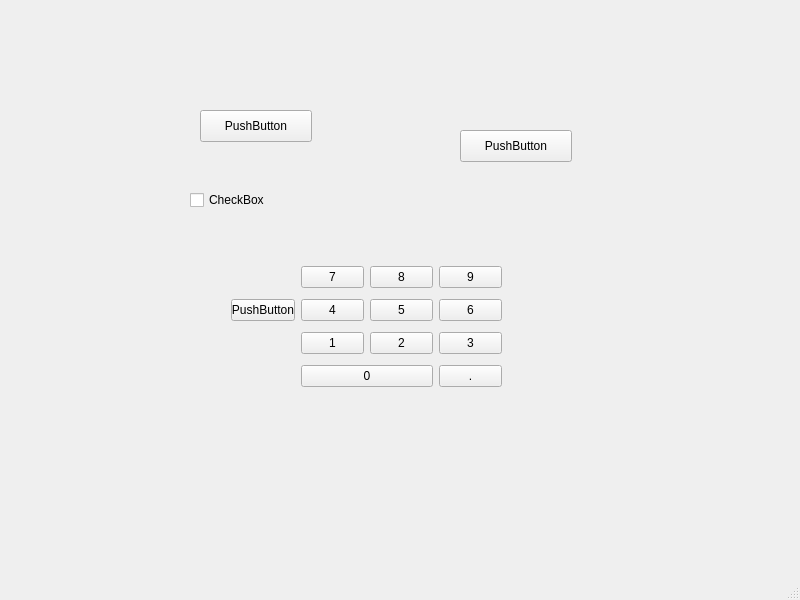
<?xml version="1.0" encoding="UTF-8"?>
<ui version="4.0">
    <class>MainWindow</class>
    <widget class="QMainWindow" name="MainWindow">
        <property name="geometry">
            <rect>
                <x>0</x>
                <y>0</y>
                <width>800</width>
                <height>600</height>
            </rect>
        </property>
        <property name="windowTitle">
            <string>MainWindow</string>
        </property>
        <widget class="QWidget" name="centralwidget">
            <widget class="QPushButton" name="pushButton_12">
                <property name="geometry">
                    <rect>
                        <x>200</x>
                        <y>110</y>
                        <width>112</width>
                        <height>32</height>
                    </rect>
                </property>
                <property name="text">
                    <string>PushButton</string>
                </property>
            </widget>
            <widget class="QWidget" name="layoutWidget">
                <property name="geometry">
                    <rect>
                        <x>231</x>
                        <y>261</y>
                        <width>271</width>
                        <height>134</height>
                    </rect>
                </property>
                <layout class="QGridLayout" name="gridLayout_2">
                    <item row="0" column="3">
                        <widget class="QPushButton" name="pushButton_3">
                            <property name="text">
                                <string>9</string>
                            </property>
                        </widget>
                    </item>
                    <item row="2" column="3">
                        <widget class="QPushButton" name="pushButton_9">
                            <property name="text">
                                <string>3</string>
                            </property>
                        </widget>
                    </item>
                    <item row="3" column="3">
                        <widget class="QPushButton" name="pushButton_11">
                            <property name="text">
                                <string>.</string>
                            </property>
                        </widget>
                    </item>
                    <item row="0" column="2">
                        <widget class="QPushButton" name="pushButton_2">
                            <property name="text">
                                <string>8</string>
                            </property>
                        </widget>
                    </item>
                    <item row="2" column="2">
                        <widget class="QPushButton" name="pushButton_8">
                            <property name="text">
                                <string>2</string>
                            </property>
                        </widget>
                    </item>
                    <item row="3" column="1" colspan="2">
                        <widget class="QPushButton" name="pushButton_10">
                            <property name="text">
                                <string>0</string>
                            </property>
                        </widget>
                    </item>
                    <item row="1" column="1">
                        <widget class="QPushButton" name="pushButton_4">
                            <property name="text">
                                <string>4</string>
                            </property>
                        </widget>
                    </item>
                    <item row="1" column="2">
                        <widget class="QPushButton" name="pushButton_5">
                            <property name="text">
                                <string>5</string>
                            </property>
                        </widget>
                    </item>
                    <item row="1" column="3">
                        <widget class="QPushButton" name="pushButton_6">
                            <property name="text">
                                <string>6</string>
                            </property>
                        </widget>
                    </item>
                    <item row="2" column="1">
                        <widget class="QPushButton" name="pushButton_7">
                            <property name="text">
                                <string>1</string>
                            </property>
                        </widget>
                    </item>
                    <item row="0" column="1">
                        <widget class="QPushButton" name="pushButton">
                            <property name="text">
                                <string>7</string>
                            </property>
                        </widget>
                    </item>
                    <item row="1" column="0">
                        <widget class="QPushButton" name="pushButton_13">
                            <property name="text">
                                <string>PushButton</string>
                            </property>
                        </widget>
                    </item>
                </layout>
            </widget>
            <widget class="QPushButton" name="pushButton_14">
                <property name="geometry">
                    <rect>
                        <x>460</x>
                        <y>130</y>
                        <width>112</width>
                        <height>32</height>
                    </rect>
                </property>
                <property name="text">
                    <string>PushButton</string>
                </property>
            </widget>
            <widget class="QCheckBox" name="checkBox">
                <property name="geometry">
                    <rect>
                        <x>190</x>
                        <y>190</y>
                        <width>86</width>
                        <height>20</height>
                    </rect>
                </property>
                <property name="text">
                    <string>CheckBox</string>
                </property>
            </widget>
        </widget>
        <widget class="QMenuBar" name="menubar">
            <property name="geometry">
                <rect>
                    <x>0</x>
                    <y>0</y>
                    <width>800</width>
                    <height>22</height>
                </rect>
            </property>
        </widget>
        <widget class="QStatusBar" name="statusbar"/>
    </widget>
    <resources/>
    <connections/>
</ui>
